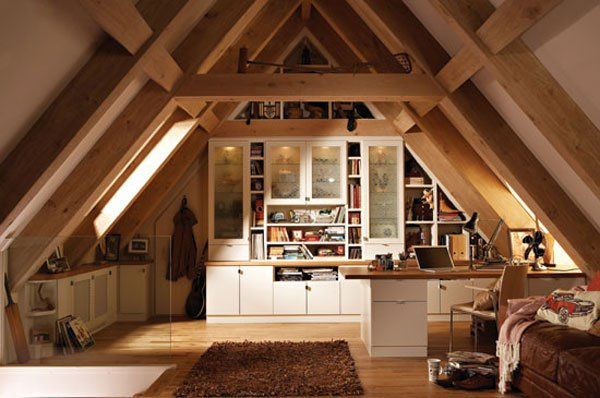
#> input picture DataSet/House.jpeg, 600 x 398 px
$ python DIP_014.py
#> lines starting #> are read from the running program, lines starting #| are printed output that depends on the picture
import cv2
from matplotlib import pyplot as plt
import numpy as np

img = cv2.imread('DataSet/House.jpeg', cv2.IMREAD_GRAYSCALE)
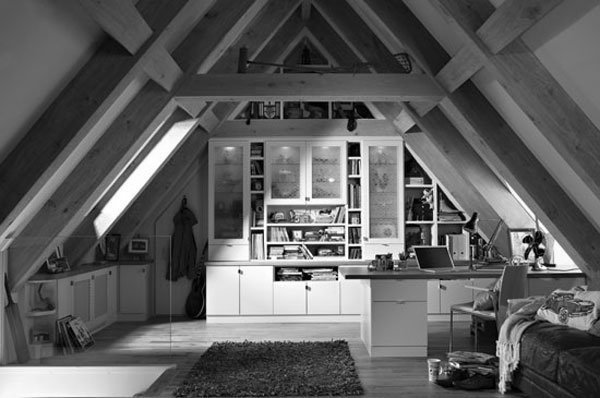
#> img: shape (398, 600); min 0, max 255, mean 94.5

dft = cv2.dft(np.float32(img), flags=cv2.DFT_COMPLEX_OUTPUT)
dft_shift = np.fft.fftshift(dft)

magnitude_spectrum = 20 * np.log((cv2.magnitude(dft_shift[:, :, 0], dft_shift[:, :, 1]))+1)
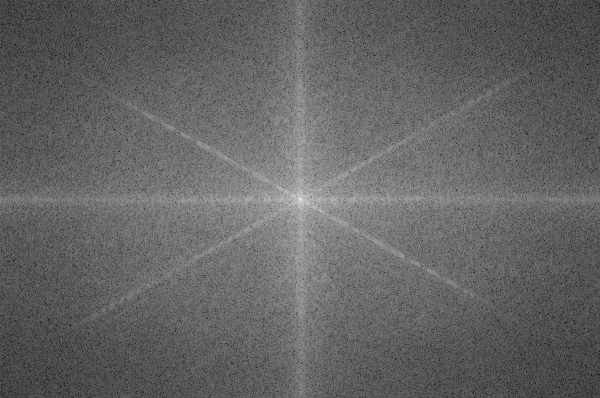
#> magnitude_spectrum: shape (398, 600) float32; min 38.3, max 338.6, mean 156.4; drawn with min black and max white

fig = plt.figure(figsize=(12, 6))
ax1 = fig.add_subplot(1, 2, 1)
ax1.imshow(img, cmap=plt.cm.gray)
ax1.title.set_text('Input Image')
ax2 = fig.add_subplot(1,2,2)
ax2.imshow(magnitude_spectrum)
ax2.title.set_text('FFT of image')
plt.show()
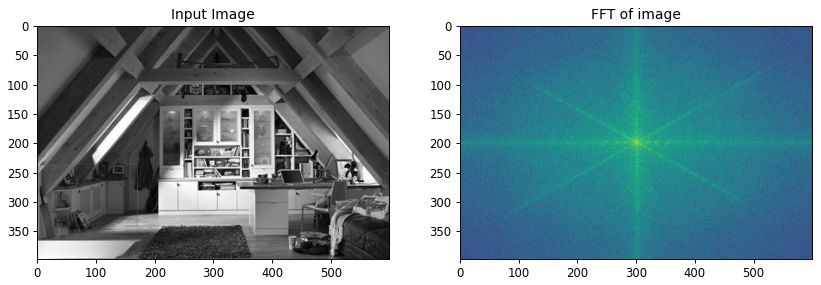
#> figure drawn by matplotlib, 2 panels
